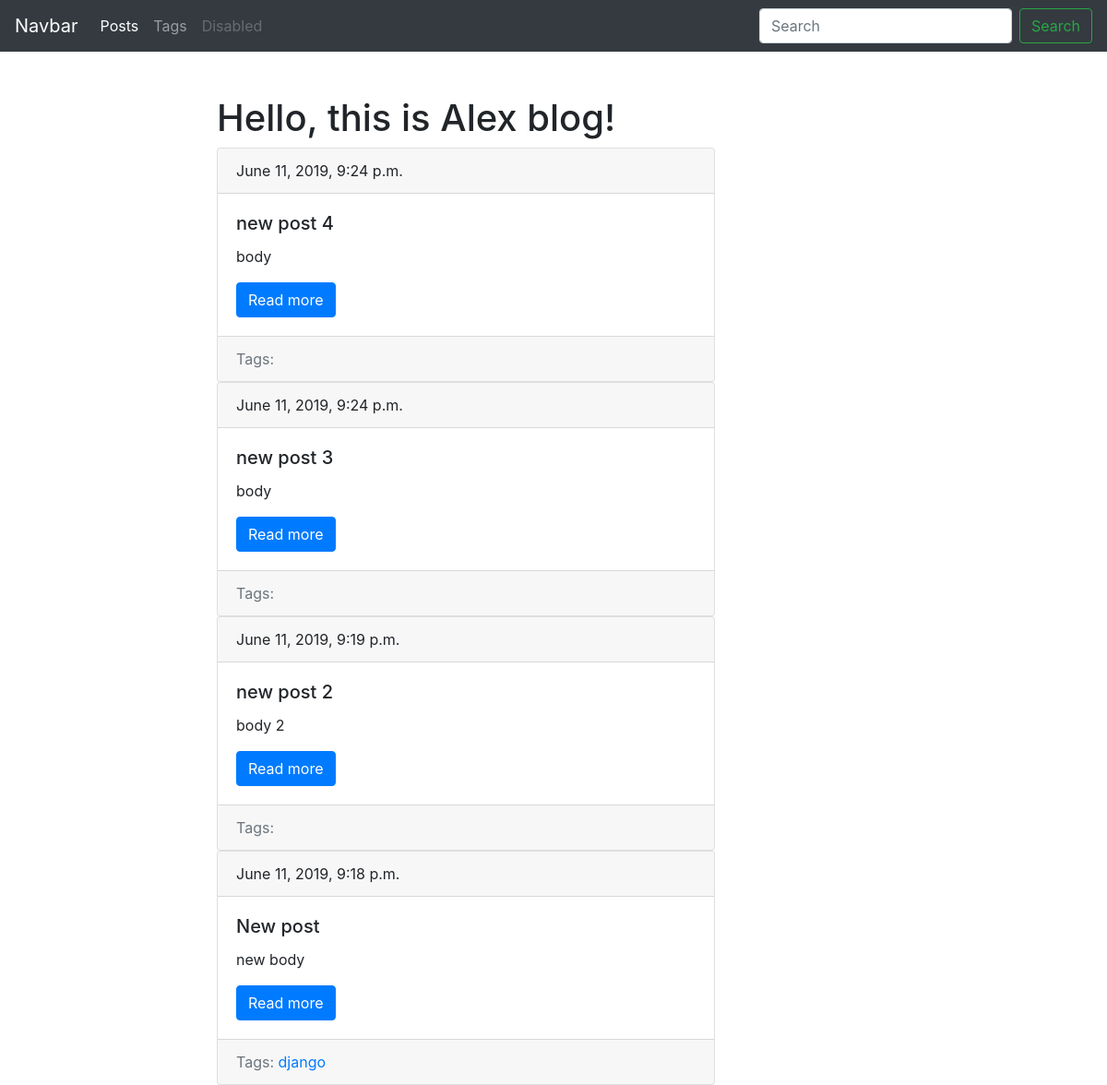
Page /blog/ on the earlier database version.
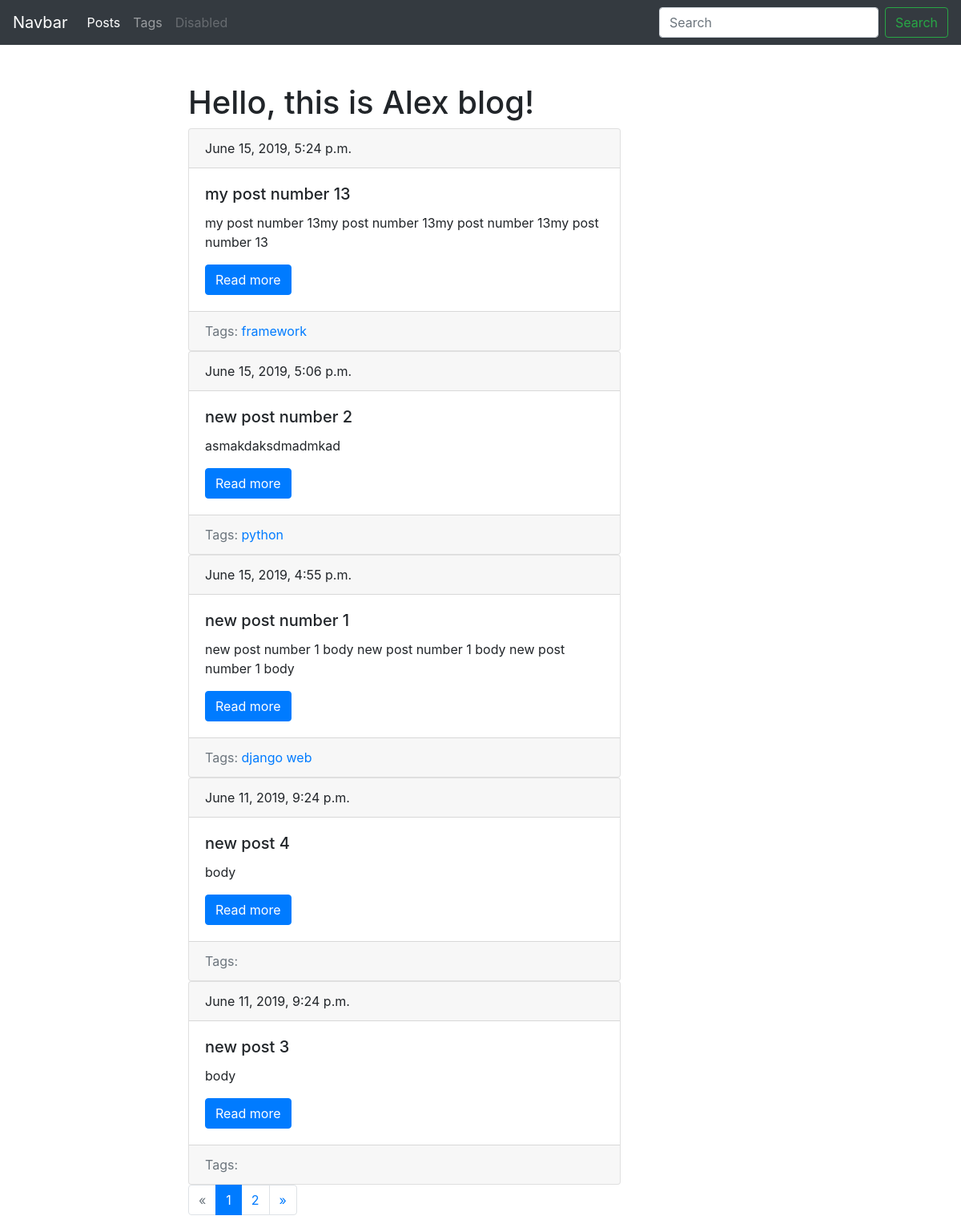
Same page on the later database version.
### blog/models.py (models this page shows, shortened)
class Post(models.Model):
	title = models.CharField(max_length=150, db_index=True)
	slug = models.SlugField(max_length=150, blank=True, unique=True)
	body = models.TextField(blank=True, db_index=True)
	tags = models.ManyToManyField('Tag', blank=True, related_name='posts')
	date_pub = models.DateTimeField(auto_now_add=True)
	def get_absolute_url(self):
		return reverse('post_detail_url', kwargs = {'slug': self.slug})
	class Meta:
		ordering = ['-date_pub']

class Tag(models.Model):
	title = models.CharField(max_length=50)
	slug = models.CharField(max_length=50, unique=True)
	def get_absolute_url(self):
		return reverse('tag_detail_url', kwargs={'slug':self.slug})
	class Meta:
		ordering = ['title']

### blog/views.py (the view)
# urls.py: path('', posts_list, name = 'posts_list_url'),
def posts_list(request):
	search_query = request.GET.get('search', '')
	if search_query:
		posts = Post.objects.filter(Q(title__icontains=search_query) | Q(body__icontains=search_query))
	else:
		posts = Post.objects.all()
	paginator = Paginator(posts, 5)
	page_num = request.GET.get('page', 1)
	page = paginator.get_page(page_num)
	is_paginated = page.has_other_pages()
	if page.has_previous():
		prev_url = '?page={}'.format(page.previous_page_number())
	else:
		prev_url = ''
	if page.has_next():
		next_url = '?page={}'.format(page.next_page_number())
	else:
		next_url = ''
	context = {
		'page_object' : page,
		'is_paginated' : is_paginated,
		'next_url' : next_url,
		'prev_url' : prev_url
	}
	if request.user.is_authenticated:
		username = request.user.username
		return render(request, 'blog/index.html', context=context)
	return render(request, 'blog/index.html', context=context)

### blog/templates/blog/index.html (shortened to what this page needs)
{% extends 'blog/base_blog.html'%}
	{% block content %}
		<h1>Hello, this is Alex blog!</h1>
		{% for post in page_object.object_list %}
			{% include 'blog/includes/card_template.html' %}
		{% endfor %}
	{% endblock %}

### blog/templates/blog/includes/card_template.html
<div class="card">
  <div class="card-header">
    {{ post.date_pub }}
  </div>
  <div class="card-body">
    <h5 class="card-title">{{ post.title }}</h5>
    <p class="card-text">
      {{ post.body|truncatewords:15 }}
    </p>
    <a href="{{ post.get_absolute_url }}" class="btn btn-primary">Read more</a>
  </div>
  <div class="card-footer text-muted">
    Tags:
    {% for tag in post.tags.all %}
      <a href={{ tag.get_absolute_url }}>{{ tag.title }}</a>
    {% endfor %}
  </div>
</div>

Differences in the rows shown:
no longer on this page (row unchanged): Post: date_pub "June 11, 2019, 9:19 p.m.", title "new post 2", body "body 2"
no longer on this page (row edited): Post: date_pub "June 11, 2019, 9:18 p.m.", title "New post", body "new body", Tag (title "django")
added Post: date_pub "June 15, 2019, 5:24 p.m.", title "my post number 13", body "my post number 13my post number 13my post number 13my post number 13"
now on this page (row unchanged): Tag: title "framework", shown under "June 15, 2019, 5:24 p.m."
added Post: date_pub "June 15, 2019, 5:06 p.m.", title "new post number 2", body "asmakdaksdmadmkad"
now on this page (row unchanged): Tag: title "python", shown under "June 15, 2019, 5:06 p.m."
added Post: date_pub "June 15, 2019, 4:55 p.m.", title "new post number 1", body "new post number 1 body new post number 1 body new post number 1 body", Tag (title "django web")
Other differences:
new list line: "1"
new list line: "2"
